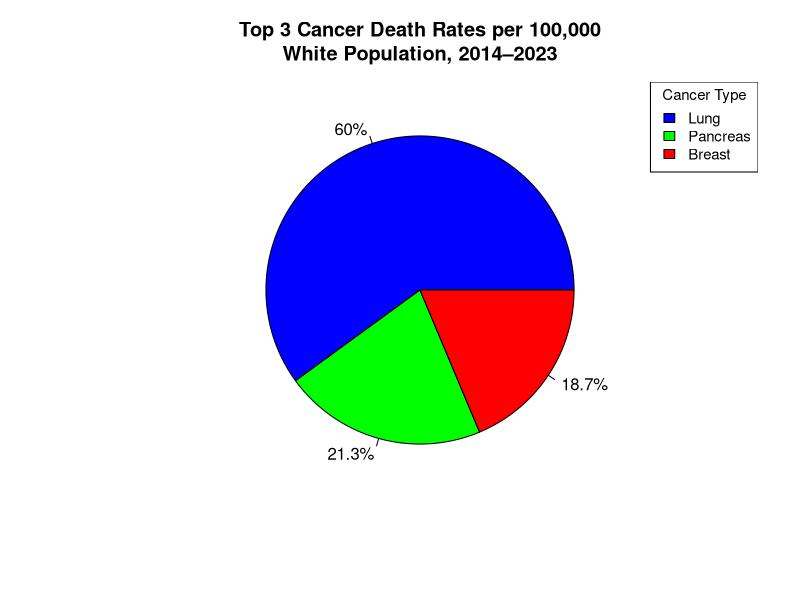
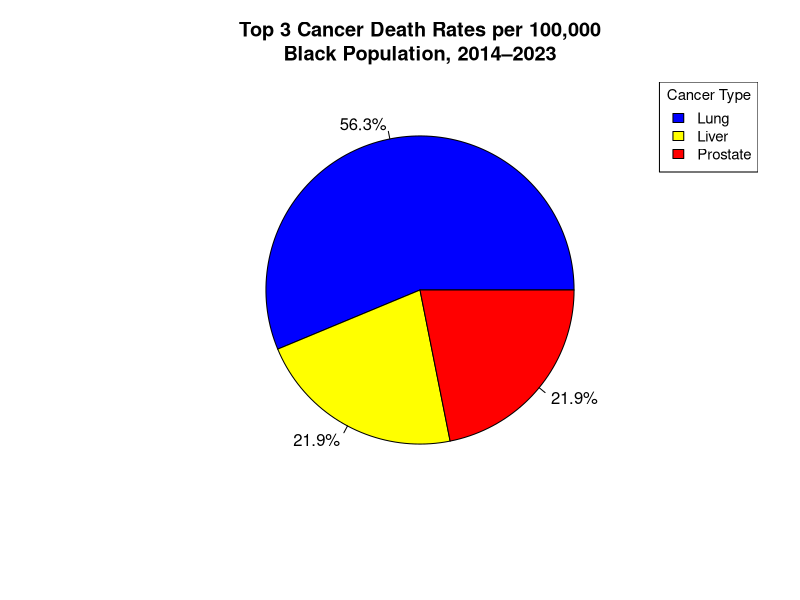
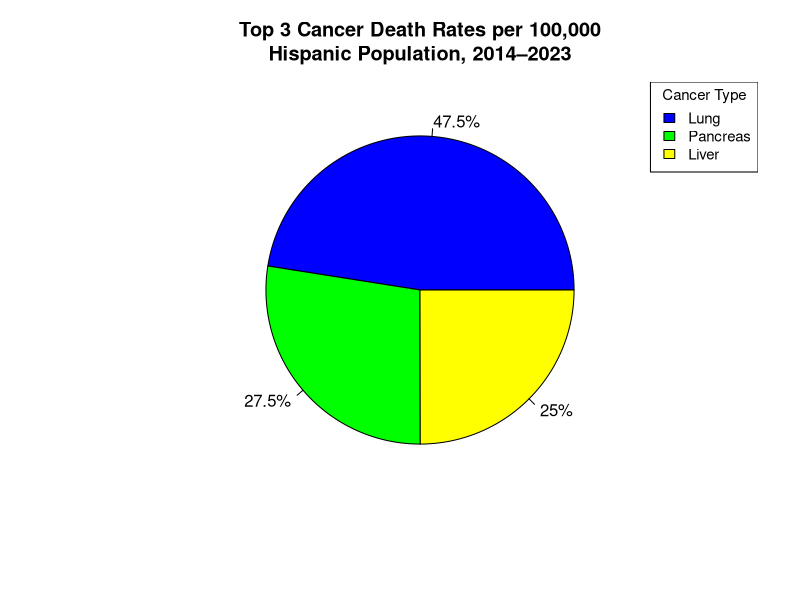
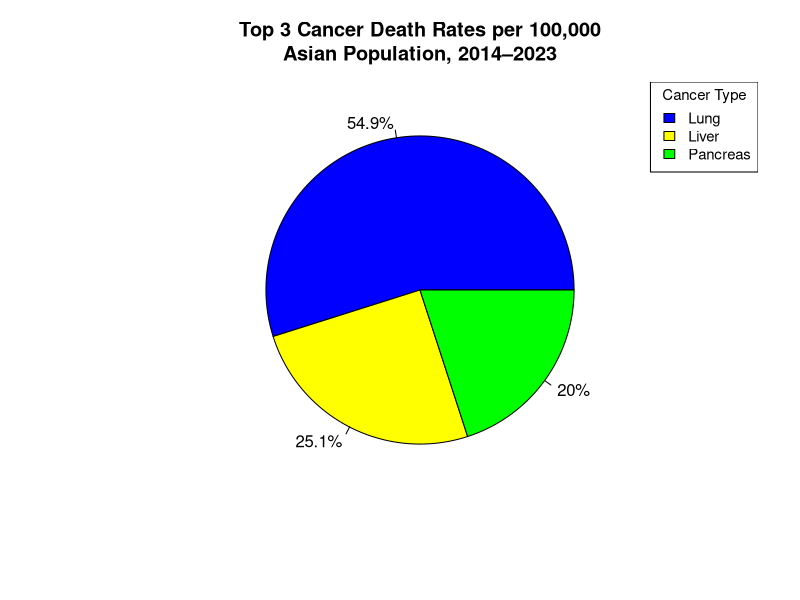
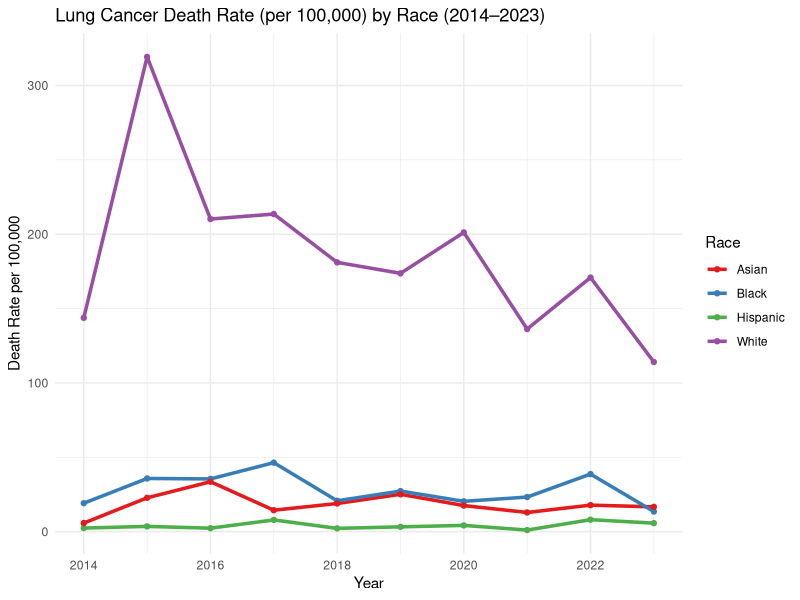
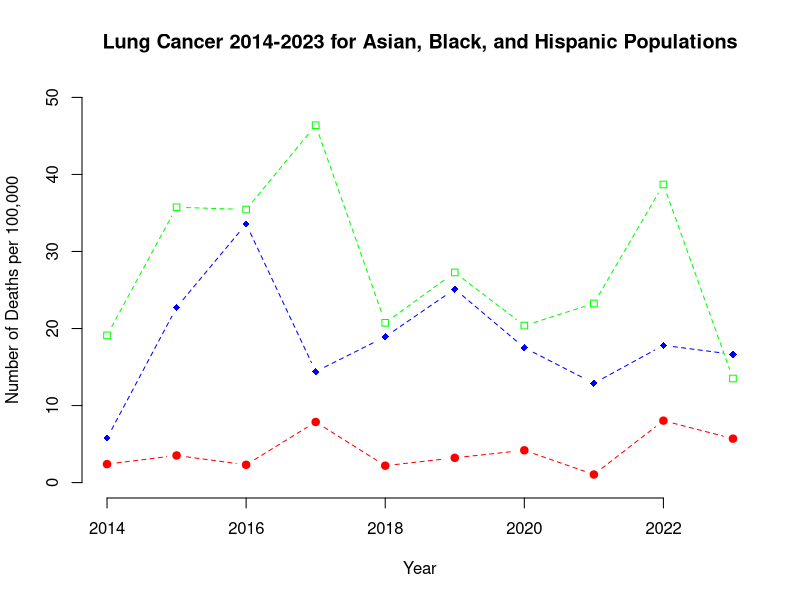
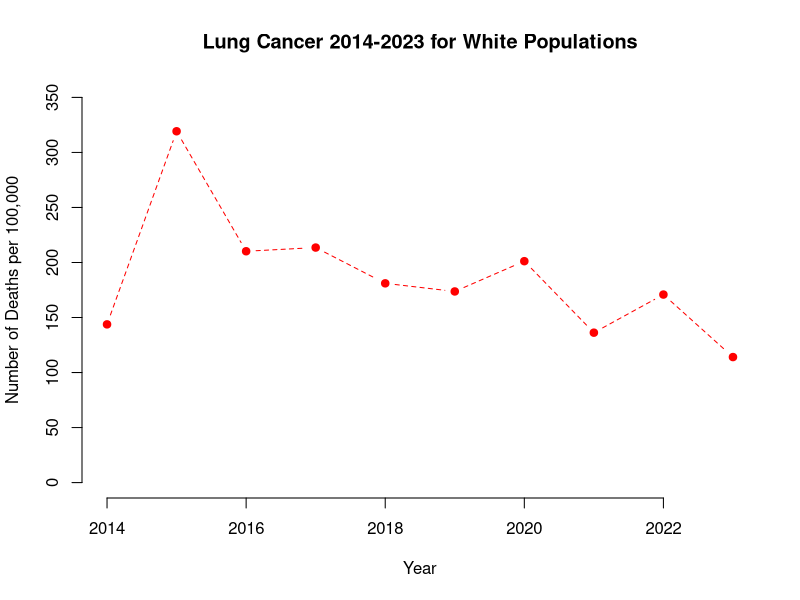
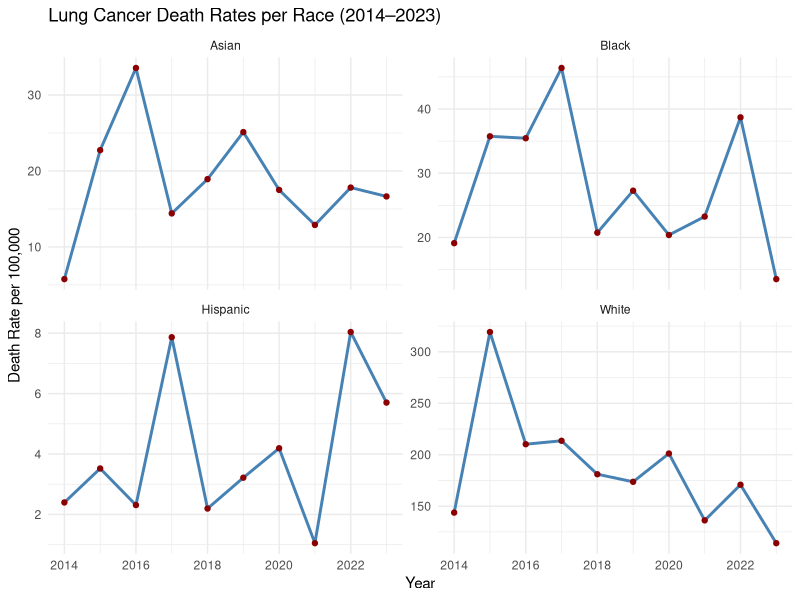

Source code (R) for these figures, in order:
## ---- chunk 1
#| echo: false
#| warning: false
library(tidyverse)
## ---- chunk 2
#| echo: false
white <- read.csv("whiteSummary.csv", header=TRUE)
black <- read.csv("blackSummary.csv", header=TRUE)
hispanic <- read.csv("hispanicSummary.csv", header=TRUE)
haw <- read.csv("hawSummary.csv", header=TRUE)
asian <- read.csv("asianSummary.csv", header=TRUE)
amIndian <- read.csv("amIndianSummary.csv",header=TRUE)
top3 <- read.csv("top3SummaryByRac.csv",header=TRUE)
pops <- read.csv("pops.csv", header=TRUE)
## ---- chunk 3
#| echo: false

lung_white <- white %>% filter(!(diseaseSite %in% c("Breast", "Pancreas")))
lung_black <- black %>% filter(!(diseaseSite %in% c("Liver", "Prostate")))
lung_hispanic <- hispanic %>% filter(!(diseaseSite %in% c("Liver","Pancreas")))
lung_asian <- asian %>% filter(!(diseaseSite %in% c("Liver","Pancreas")))

pops_asian <- pops %>% filter(!(Race %in% c("black", "hispanic")))
pops_hispanic <- pops %>% filter(!(Race %in% c("black", "asian")))
pops_black <- pops %>% filter(!(Race %in% c("asian", "hispanic")))
## ---- chunk 4
#| echo: false
#| warning: false
#white piechart
cancer_types <- c("Lung", "Pancreas", "Breast")
death_rates <- c(28.25, 10.02, 8.79)
colors <- c("blue", "green", "red")

percent_labels <- paste0(round(death_rates / sum(death_rates) * 100, 1), "%")

pie(
  death_rates,
  labels = percent_labels,
  col = colors,
  main = "Top 3 Cancer Death Rates per 100,000\nWhite Population, 2014–2023"
)


legend(
  "topright",
  legend = cancer_types,
  fill = colors,
  title = "Cancer Type",
  cex = 0.9
)

## ---- chunk 5
#| echo: false
#| warning: false
#black piechart
cancer_types <- c("Lung", "Liver", "Prostate")
death_rates <- c(28.00, 10.88, 10.88)
colors <- c("blue", "yellow", "red")

percent_labels <- paste0(round(death_rates / sum(death_rates) * 100, 1), "%")

pie(
  death_rates,
  labels = percent_labels,
  col = colors,
  main = "Top 3 Cancer Death Rates per 100,000\nBlack Population, 2014–2023"
)

legend("topright", legend = cancer_types, fill = colors, title = "Cancer Type", cex = 0.9)

## ---- chunk 6
#| echo: false
#| warning: false

#Hispanic piechart
cancer_types <- c("Lung", "Pancreas", "Liver")
death_rates <- c(4.11, 2.38, 2.16)
colors <- c("blue", "green", "yellow")

percent_labels <- paste0(round(death_rates / sum(death_rates) * 100, 1), "%")

pie(
  death_rates,
  labels = percent_labels,
  col = colors,
  main = "Top 3 Cancer Death Rates per 100,000\nHispanic Population, 2014–2023"
)

legend("topright", legend = cancer_types, fill = colors, title = "Cancer Type", cex = 0.9)

## ---- chunk 7
#| echo: false
#| warning: false

#Asian piechart
cancer_types <- c("Lung", "Liver", "Pancreas")
death_rates <- c(18.50, 8.47, 6.74)
colors <- c("blue", "yellow", "green")

percent_labels <- paste0(round(death_rates / sum(death_rates) * 100, 1), "%")

pie(
  death_rates,
  labels = percent_labels,
  col = colors,
  main = "Top 3 Cancer Death Rates per 100,000\nAsian Population, 2014–2023"
)

legend("topright", legend = cancer_types, fill = colors, title = "Cancer Type", cex = 0.9)
## ---- chunk 8
#| echo: false
#| warning: false

# Create lung_df 
lung_df <- bind_rows(
  mutate(lung_white, Race = "White", Rate = deaths / pops_hispanic$Population * 100000),
  mutate(lung_black, Race = "Black", Rate = deaths / pops_black$Population * 100000),
  mutate(lung_hispanic, Race = "Hispanic", Rate = deaths / pops_hispanic$Population * 100000),
  mutate(lung_asian, Race = "Asian", Rate = deaths / pops_asian$Population * 100000)
)

## ---- chunk 9
#| echo: false
#| warning: false

#all time series lungs
ggplot(lung_df, aes(x = ddodyear, y = Rate, color = Race)) +
  geom_line(size = 1.2) +
  geom_point() +
  labs(title = "Lung Cancer Death Rate (per 100,000) by Race (2014–2023)",
       x = "Year", y = "Death Rate per 100,000") +
  theme_minimal() +
  scale_color_brewer(palette = "Set1")


## ---- chunk 10
#| echo: false
#| warning: false

#3 race time series lungs
plot(lung_hispanic$ddodyear, (lung_hispanic$deaths/pops_hispanic$Population)*100000, 
     frame = FALSE, pch = 19, col = "red", type="b", lty=2,
     main = "Lung Cancer 2014-2023 for Asian, Black, and Hispanic Populations",
     xlab = "Year", ylab = "Number of Deaths per 100,000", 
     ylim = c(0, 50))
lines(lung_asian$ddodyear, (lung_asian$deaths/pops_asian$Population)*100000, pch=18, col="blue", type="b", lty=2)
lines(lung_black$ddodyear, (lung_black$deaths/pops_black$Population)*100000, pch=22, col="green", type="b", lty=2)
## ---- chunk 11
#| echo: false
#| warning: false
#white pop time series
plot(lung_white$ddodyear, (lung_white$deaths/pops_hispanic$Population)*100000, 
     frame = FALSE, pch = 19, col = "red", type="b", lty=2,
     main = "Lung Cancer 2014-2023 for White Populations",
     xlab = "Year", ylab = "Number of Deaths per 100,000", 
     ylim = c(0, 350))
## ---- chunk 12
#| echo: false
#| warning: false
lung_faceted <- bind_rows(
  mutate(lung_white, Race = "White", Rate = deaths / pops_hispanic$Population * 100000),
  mutate(lung_black, Race = "Black", Rate = deaths / pops_black$Population * 100000),
  mutate(lung_hispanic, Race = "Hispanic", Rate = deaths / pops_hispanic$Population * 100000),
  mutate(lung_asian, Race = "Asian", Rate = deaths / pops_asian$Population * 100000)
)

ggplot(lung_faceted, aes(x = ddodyear, y = Rate)) +
  geom_line(color = "steelblue", size = 1) +
  geom_point(color = "darkred") +
  facet_wrap(~ Race, scales = "free_y") +
  labs(title = "Lung Cancer Death Rates per Race (2014–2023)", x = "Year", y = "Death Rate per 100,000")+
  theme_minimal()


## ---- chunk 13
#| echo: false
#| warning: false
top3 <- read.csv("top3SummaryByRac.csv")

top3_no_white <- subset(top3, race_group != "White alone")

ggplot(top3_no_white, aes(x = ddodyear, y = deaths, fill = diseaseSite)) +
  geom_bar(stat = "identity") +
  facet_wrap(~ race_group) +  
  labs(title = "Top 3 Cancer Deaths Over Time by Race (Excluding White)",
       x = "Year",
       y = "Deaths") +
  theme_minimal() +
  theme(axis.text.x = element_text(angle = 45, hjust = 1))


## ---- chunk 14
#| echo: false
#| warning: false
white_top3 <- subset(top3, race_group == "White alone")

ggplot(white_top3, aes(x = ddodyear, y = deaths, fill = diseaseSite)) +
  geom_bar(stat = "identity") +
  labs(title = "Top 3 Cancer Deaths Among Whites Over Time", x = "Year", y = "Deaths") +
  theme_minimal()
ggsave("white_top_3.png", width = 12, height = 8, dpi = 300)

## ---- chunk 15
#| echo: false
#| warning: false
library(ggplot2)
library(patchwork)  


top3 <- read.csv("top3SummaryByRac.csv")
top3_no_white <- subset(top3, race_group != "White alone")

plot_all <- ggplot(top3, aes(x = ddodyear, y = deaths, color = race_group)) +
  geom_line(stat = "summary", fun = "sum") +
  labs(title = "Cancer Deaths by Race Over Time (All)", 
       x = "Year", 
       y = "Total Deaths") +
  theme_minimal()

plot_no_white <- ggplot(top3_no_white, aes(x = ddodyear, y = deaths, color = race_group)) +
  geom_line(stat = "summary", fun = "sum") +
  labs(title = "Cancer Deaths by Race Over Time (Excluding White)", 
       x = "Year", 
       y = "Total Deaths") +
  theme_minimal()

combined_plot <- plot_all / plot_no_white

print(combined_plot)

